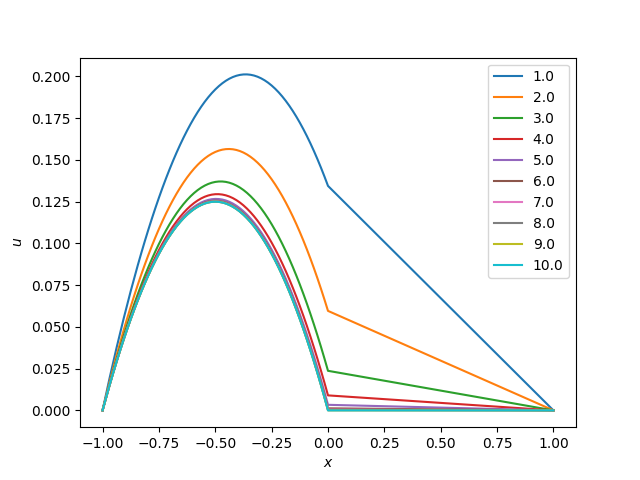

Write the Python code that produced this figure.
from pathlib import Path

from matplotlib.pyplot import subplots
import numpy as np

from pymor.analyticalproblems.domaindescriptions import LineDomain
from pymor.analyticalproblems.elliptic import StationaryProblem
from pymor.analyticalproblems.functions import ExpressionFunction
from pymor.discretizers.builtin import discretize_stationary_cg

domain = LineDomain(domain=[-1., 1.], left='dirichlet', right='dirichlet')
rhs = ExpressionFunction('(x < 0) * 1.', 1, ())
diffusion = ExpressionFunction('(x < 0) * 1. + (x > 0) * exp(m)', 1, (), parameters={'m': 1})
problem = StationaryProblem(domain=domain, 
                            diffusion=diffusion,
                            rhs=rhs)
m, data = discretize_stationary_cg(problem, diameter=.5**6)

U = m.solution_space.empty()
parameter_space = problem.parameters.space(1, 10)
parameters = []
for mu in parameter_space.sample_uniformly(10):
    parameters.append(mu['m'][0])
    U.append(m.solve(mu))

stretch, offset = data['grid'].embeddings(0)
x = np.concatenate([offset[:, 0], stretch[-1, 0] + offset[-1]])

fig, ax = subplots()
for mu, u in zip(parameters, U.to_numpy()):
    ax.plot(x, u, label=mu)
ax.set_xlabel(r'$x$')
ax.set_ylabel(r'$u$')
ax.legend()
fig.savefig(Path(__file__).with_suffix('.png'))
